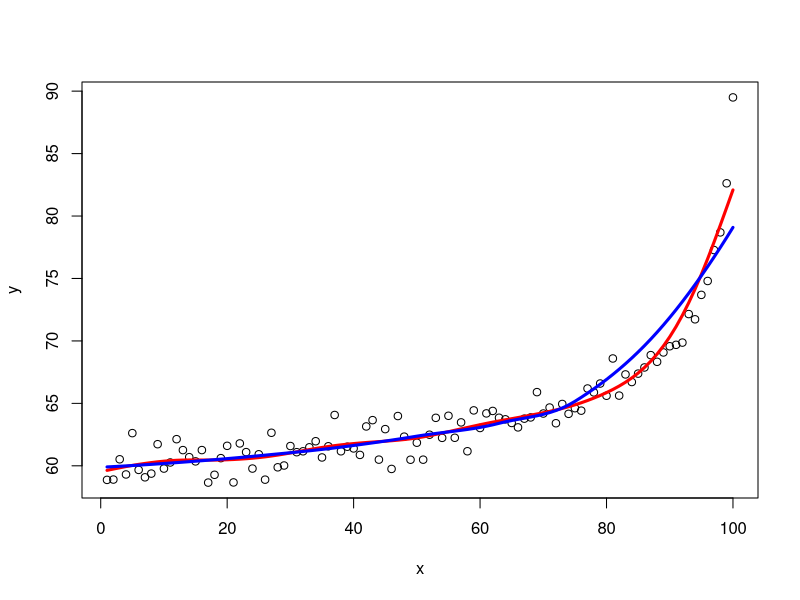
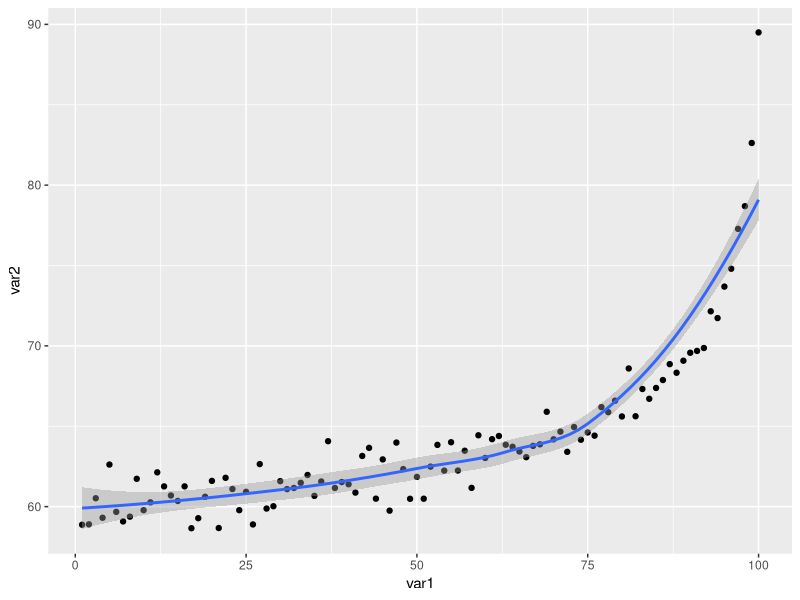

Write the R code that produced these figures, in order.
set.seed(100)
n <- 100
x <- seq(n)
y <- rev(rnorm(n, 50 + 40 * x^(-0.3), 1))
Data <- data.frame(var1=x, var2=y)
plot(y ~ x, Data)
smoothingSpline = smooth.spline(Data$var1, Data$var2, spar=0.7)
lines(smoothingSpline, col='red', lwd=3)


set.seed(100)
n <- 100
x <- seq(n)
y <- rev(rnorm(n, 50 + 40 * x^(-0.3), 1))
Data <- data.frame(var1=x, var2=y)
lines(Data$var1, predict(loess(var2 ~ var1, Data)), col = "blue",  lwd = 3)


library(ggplot2)
ggplot(Data, aes(var1, var2)) + geom_point() + geom_smooth()







lista <- list()
for(i in 1:5){
    lista[i]<-i
}
lista[[1]]

variables <- c("a", "b", "c", "d", "e")
for(i in 1:5){
    assign(variables[i], i)
}
a




